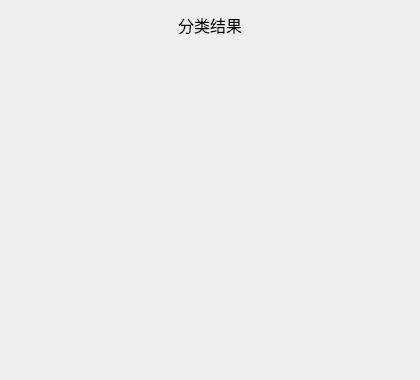
<?xml version="1.0" encoding="UTF-8"?>
<ui version="4.0">
 <class>ClassifyForm</class>
 <widget class="QWidget" name="ClassifyForm">
  <property name="geometry">
   <rect>
    <x>0</x>
    <y>0</y>
    <width>420</width>
    <height>380</height>
   </rect>
  </property>
  <property name="windowTitle">
   <string>垃圾分类</string>
  </property>
  <widget class="QLabel" name="imageLabel">
   <property name="geometry">
    <rect>
     <x>50</x>
     <y>50</y>
     <width>320</width>
     <height>320</height>
    </rect>
   </property>
   <property name="layoutDirection">
    <enum>Qt::LeftToRight</enum>
   </property>
   <property name="text">
    <string/>
   </property>
  </widget>
  <widget class="QLabel" name="resultLabel">
   <property name="geometry">
    <rect>
     <x>50</x>
     <y>10</y>
     <width>320</width>
     <height>30</height>
    </rect>
   </property>
   <property name="font">
    <font>
     <pointsize>12</pointsize>
    </font>
   </property>
   <property name="text">
    <string>分类结果</string>
   </property>
   <property name="alignment">
    <set>Qt::AlignCenter</set>
   </property>
  </widget>
 </widget>
 <resources/>
 <connections/>
 <slots>
  <slot>classsifyBtnClicked()</slot>
 </slots>
</ui>
